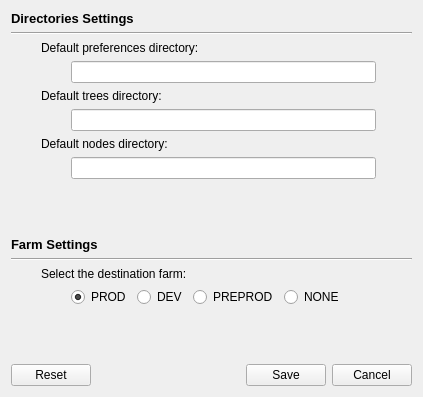
<?xml version="1.0" encoding="UTF-8"?>
<ui version="4.0">
 <class>Form</class>
 <widget class="QWidget" name="Form">
  <property name="geometry">
   <rect>
    <x>0</x>
    <y>0</y>
    <width>423</width>
    <height>397</height>
   </rect>
  </property>
  <property name="windowTitle">
   <string>Form</string>
  </property>
  <layout class="QGridLayout" name="gridLayout">
   <item row="0" column="0">
    <layout class="QVBoxLayout" name="verticalLayout_3">
     <item>
      <layout class="QVBoxLayout" name="verticalLayout_2">
       <item>
        <widget class="QLabel" name="label_2">
         <property name="sizePolicy">
          <sizepolicy hsizetype="Preferred" vsizetype="Fixed">
           <horstretch>0</horstretch>
           <verstretch>0</verstretch>
          </sizepolicy>
         </property>
         <property name="font">
          <font>
           <pointsize>10</pointsize>
           <weight>75</weight>
           <bold>true</bold>
          </font>
         </property>
         <property name="text">
          <string>Directories Settings</string>
         </property>
        </widget>
       </item>
       <item>
        <widget class="Line" name="line">
         <property name="orientation">
          <enum>Qt::Horizontal</enum>
         </property>
        </widget>
       </item>
      </layout>
     </item>
     <item>
      <layout class="QHBoxLayout" name="horizontalLayout_2">
       <item>
        <spacer name="horizontalSpacer_2">
         <property name="orientation">
          <enum>Qt::Horizontal</enum>
         </property>
         <property name="sizeType">
          <enum>QSizePolicy::Fixed</enum>
         </property>
         <property name="sizeHint" stdset="0">
          <size>
           <width>30</width>
           <height>20</height>
          </size>
         </property>
        </spacer>
       </item>
       <item>
        <layout class="QVBoxLayout" name="verticalLayout">
         <item>
          <widget class="QLabel" name="label">
           <property name="text">
            <string>Default preferences directory:</string>
           </property>
          </widget>
         </item>
         <item>
          <layout class="QHBoxLayout" name="horizontalLayout">
           <item>
            <spacer name="horizontalSpacer">
             <property name="orientation">
              <enum>Qt::Horizontal</enum>
             </property>
             <property name="sizeType">
              <enum>QSizePolicy::Fixed</enum>
             </property>
             <property name="sizeHint" stdset="0">
              <size>
               <width>30</width>
               <height>20</height>
              </size>
             </property>
            </spacer>
           </item>
           <item>
            <widget class="QLineEdit" name="def_dir_path">
             <property name="sizePolicy">
              <sizepolicy hsizetype="Expanding" vsizetype="Fixed">
               <horstretch>0</horstretch>
               <verstretch>0</verstretch>
              </sizepolicy>
             </property>
             <property name="minimumSize">
              <size>
               <width>0</width>
               <height>0</height>
              </size>
             </property>
             <property name="maximumSize">
              <size>
               <width>500</width>
               <height>16777215</height>
              </size>
             </property>
            </widget>
           </item>
           <item>
            <widget class="QPushButton" name="def_dir_btn">
             <property name="maximumSize">
              <size>
               <width>30</width>
               <height>27</height>
              </size>
             </property>
             <property name="text">
              <string/>
             </property>
             <property name="icon">
              <iconset>
               <normaloff>../icons/folder_icon.png</normaloff>../icons/folder_icon.png</iconset>
             </property>
             <property name="iconSize">
              <size>
               <width>27</width>
               <height>27</height>
              </size>
             </property>
             <property name="flat">
              <bool>true</bool>
             </property>
            </widget>
           </item>
          </layout>
         </item>
        </layout>
       </item>
      </layout>
     </item>
     <item>
      <layout class="QHBoxLayout" name="horizontalLayout_3">
       <item>
        <spacer name="horizontalSpacer_3">
         <property name="orientation">
          <enum>Qt::Horizontal</enum>
         </property>
         <property name="sizeType">
          <enum>QSizePolicy::Fixed</enum>
         </property>
         <property name="sizeHint" stdset="0">
          <size>
           <width>30</width>
           <height>20</height>
          </size>
         </property>
        </spacer>
       </item>
       <item>
        <layout class="QVBoxLayout" name="verticalLayout_4">
         <item>
          <widget class="QLabel" name="label_3">
           <property name="text">
            <string>Default trees directory:</string>
           </property>
          </widget>
         </item>
         <item>
          <layout class="QHBoxLayout" name="horizontalLayout_4">
           <item>
            <spacer name="horizontalSpacer_4">
             <property name="orientation">
              <enum>Qt::Horizontal</enum>
             </property>
             <property name="sizeType">
              <enum>QSizePolicy::Fixed</enum>
             </property>
             <property name="sizeHint" stdset="0">
              <size>
               <width>30</width>
               <height>20</height>
              </size>
             </property>
            </spacer>
           </item>
           <item>
            <widget class="QLineEdit" name="def_trees_path">
             <property name="sizePolicy">
              <sizepolicy hsizetype="Expanding" vsizetype="Fixed">
               <horstretch>0</horstretch>
               <verstretch>0</verstretch>
              </sizepolicy>
             </property>
             <property name="minimumSize">
              <size>
               <width>0</width>
               <height>0</height>
              </size>
             </property>
             <property name="maximumSize">
              <size>
               <width>500</width>
               <height>16777215</height>
              </size>
             </property>
            </widget>
           </item>
           <item>
            <widget class="QPushButton" name="def_trees_btn">
             <property name="maximumSize">
              <size>
               <width>30</width>
               <height>27</height>
              </size>
             </property>
             <property name="text">
              <string/>
             </property>
             <property name="icon">
              <iconset>
               <normaloff>../icons/folder_icon.png</normaloff>../icons/folder_icon.png</iconset>
             </property>
             <property name="iconSize">
              <size>
               <width>27</width>
               <height>27</height>
              </size>
             </property>
             <property name="flat">
              <bool>true</bool>
             </property>
            </widget>
           </item>
          </layout>
         </item>
        </layout>
       </item>
      </layout>
     </item>
     <item>
      <layout class="QHBoxLayout" name="horizontalLayout_5">
       <item>
        <spacer name="horizontalSpacer_5">
         <property name="orientation">
          <enum>Qt::Horizontal</enum>
         </property>
         <property name="sizeType">
          <enum>QSizePolicy::Fixed</enum>
         </property>
         <property name="sizeHint" stdset="0">
          <size>
           <width>30</width>
           <height>20</height>
          </size>
         </property>
        </spacer>
       </item>
       <item>
        <layout class="QVBoxLayout" name="verticalLayout_5">
         <item>
          <widget class="QLabel" name="label_4">
           <property name="text">
            <string>Default nodes directory:</string>
           </property>
          </widget>
         </item>
         <item>
          <layout class="QHBoxLayout" name="horizontalLayout_6">
           <item>
            <spacer name="horizontalSpacer_6">
             <property name="orientation">
              <enum>Qt::Horizontal</enum>
             </property>
             <property name="sizeType">
              <enum>QSizePolicy::Fixed</enum>
             </property>
             <property name="sizeHint" stdset="0">
              <size>
               <width>30</width>
               <height>20</height>
              </size>
             </property>
            </spacer>
           </item>
           <item>
            <widget class="QLineEdit" name="def_nodes_path">
             <property name="sizePolicy">
              <sizepolicy hsizetype="Expanding" vsizetype="Fixed">
               <horstretch>0</horstretch>
               <verstretch>0</verstretch>
              </sizepolicy>
             </property>
             <property name="minimumSize">
              <size>
               <width>0</width>
               <height>0</height>
              </size>
             </property>
             <property name="maximumSize">
              <size>
               <width>500</width>
               <height>16777215</height>
              </size>
             </property>
            </widget>
           </item>
           <item>
            <widget class="QPushButton" name="def_nodes_btn">
             <property name="maximumSize">
              <size>
               <width>30</width>
               <height>27</height>
              </size>
             </property>
             <property name="text">
              <string/>
             </property>
             <property name="icon">
              <iconset>
               <normaloff>../icons/folder_icon.png</normaloff>../icons/folder_icon.png</iconset>
             </property>
             <property name="iconSize">
              <size>
               <width>27</width>
               <height>27</height>
              </size>
             </property>
             <property name="flat">
              <bool>true</bool>
             </property>
            </widget>
           </item>
          </layout>
         </item>
        </layout>
       </item>
      </layout>
     </item>
     <item>
      <spacer name="verticalSpacer_2">
       <property name="orientation">
        <enum>Qt::Vertical</enum>
       </property>
       <property name="sizeHint" stdset="0">
        <size>
         <width>20</width>
         <height>15</height>
        </size>
       </property>
      </spacer>
     </item>
     <item>
      <layout class="QVBoxLayout" name="verticalLayout_6">
       <item>
        <widget class="QLabel" name="label_6">
         <property name="sizePolicy">
          <sizepolicy hsizetype="Preferred" vsizetype="Fixed">
           <horstretch>0</horstretch>
           <verstretch>0</verstretch>
          </sizepolicy>
         </property>
         <property name="font">
          <font>
           <pointsize>10</pointsize>
           <weight>75</weight>
           <bold>true</bold>
          </font>
         </property>
         <property name="text">
          <string>Farm Settings</string>
         </property>
        </widget>
       </item>
       <item>
        <widget class="Line" name="line_2">
         <property name="orientation">
          <enum>Qt::Horizontal</enum>
         </property>
        </widget>
       </item>
      </layout>
     </item>
     <item>
      <layout class="QHBoxLayout" name="horizontalLayout_8">
       <item>
        <spacer name="horizontalSpacer_8">
         <property name="orientation">
          <enum>Qt::Horizontal</enum>
         </property>
         <property name="sizeType">
          <enum>QSizePolicy::Fixed</enum>
         </property>
         <property name="sizeHint" stdset="0">
          <size>
           <width>30</width>
           <height>20</height>
          </size>
         </property>
        </spacer>
       </item>
       <item>
        <layout class="QVBoxLayout" name="verticalLayout_7">
         <item>
          <widget class="QLabel" name="label_5">
           <property name="text">
            <string>Select the destination farm:</string>
           </property>
          </widget>
         </item>
         <item>
          <layout class="QHBoxLayout" name="horizontalLayout_9">
           <item>
            <spacer name="horizontalSpacer_9">
             <property name="orientation">
              <enum>Qt::Horizontal</enum>
             </property>
             <property name="sizeType">
              <enum>QSizePolicy::Fixed</enum>
             </property>
             <property name="sizeHint" stdset="0">
              <size>
               <width>30</width>
               <height>20</height>
              </size>
             </property>
            </spacer>
           </item>
           <item>
            <widget class="QRadioButton" name="prod_btn">
             <property name="text">
              <string>PROD</string>
             </property>
             <property name="checked">
              <bool>true</bool>
             </property>
            </widget>
           </item>
           <item>
            <widget class="QRadioButton" name="dev_btn">
             <property name="text">
              <string>DEV</string>
             </property>
             <property name="checked">
              <bool>false</bool>
             </property>
            </widget>
           </item>
           <item>
            <widget class="QRadioButton" name="pre_btn">
             <property name="text">
              <string>PREPROD</string>
             </property>
            </widget>
           </item>
           <item>
            <widget class="QRadioButton" name="none_btn">
             <property name="text">
              <string>NONE</string>
             </property>
            </widget>
           </item>
           <item>
            <spacer name="horizontalSpacer_10">
             <property name="orientation">
              <enum>Qt::Horizontal</enum>
             </property>
             <property name="sizeHint" stdset="0">
              <size>
               <width>40</width>
               <height>20</height>
              </size>
             </property>
            </spacer>
           </item>
          </layout>
         </item>
        </layout>
       </item>
      </layout>
     </item>
     <item>
      <spacer name="verticalSpacer">
       <property name="orientation">
        <enum>Qt::Vertical</enum>
       </property>
       <property name="sizeHint" stdset="0">
        <size>
         <width>20</width>
         <height>40</height>
        </size>
       </property>
      </spacer>
     </item>
     <item>
      <layout class="QHBoxLayout" name="horizontalLayout_7">
       <item>
        <widget class="QPushButton" name="reset_btn">
         <property name="text">
          <string>Reset</string>
         </property>
        </widget>
       </item>
       <item>
        <spacer name="horizontalSpacer_7">
         <property name="orientation">
          <enum>Qt::Horizontal</enum>
         </property>
         <property name="sizeHint" stdset="0">
          <size>
           <width>40</width>
           <height>20</height>
          </size>
         </property>
        </spacer>
       </item>
       <item>
        <widget class="QPushButton" name="save_btn">
         <property name="text">
          <string>Save</string>
         </property>
        </widget>
       </item>
       <item>
        <widget class="QPushButton" name="cancel_btn">
         <property name="text">
          <string>Cancel</string>
         </property>
        </widget>
       </item>
      </layout>
     </item>
    </layout>
   </item>
  </layout>
 </widget>
 <resources/>
 <connections/>
</ui>
